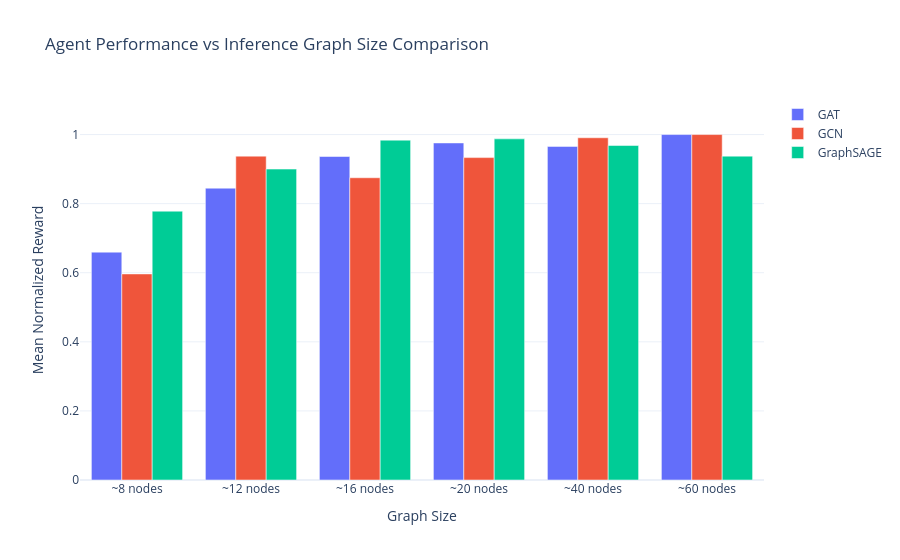

Notebook source saved alongside this figure:
### Code cell
# Performance vs Graph Size Evaluation
import plotly.graph_objects as go

sizes = [8, 12, 16, 20, 40, 60]
eval_results = {}

config = ExperimentConfig()
# Increase max line graph nodes dynamically to accommodate larger evaluation graphs without broadcasting errors
config.train_graph_cfg.max_line_graph_nodes = max(100, max(sizes) * 4)

for net, run_id in run_ids.items():
    print(f"Evaluating {net}...")
    res = evaluate(run_id, config, sizes)
    eval_results[net] = res

fig = go.Figure()

for net, res in eval_results.items():
    if res is None: continue
    mean_rewards = [res[s] for s in sizes]
    fig.add_trace(go.Bar(
        x=[f"~{s} nodes" for s in sizes],
        y=mean_rewards,
        name=net
    ))

fig.update_layout(
    title="Agent Performance vs Inference Graph Size Comparison",
    xaxis_title="Graph Size",
    yaxis_title="Mean Normalized Reward",
    template='plotly_white',
    barmode='group',
    yaxis=dict(range=[0, 1.1])
)
fig.show()

### Figure 1 — Plotly figure (JSON) as saved in the notebook; plotly's stock layout.template omitted (floating-point values rounded to 4 significant figures)
{"data": [{"name": "GAT", "type": "bar", "x": ["~8 nodes", "~12 nodes", "~16 nodes", "~20 nodes", "~40 nodes", "~60 nodes"], "y": [0.6596, 0.8448, 0.9364, 0.9757, 0.9657, 1]}, {"name": "GCN", "type": "bar", "x": ["~8 nodes", "~12 nodes", "~16 nodes", "~20 nodes", "~40 nodes", "~60 nodes"], "y": [0.5965, 0.9375, 0.8749, 0.9333, 0.9906, 1]}, {"name": "GraphSAGE", "type": "bar", "x": ["~8 nodes", "~12 nodes", "~16 nodes", "~20 nodes", "~40 nodes", "~60 nodes"], "y": [0.7782, 0.9, 0.9838, 0.9875, 0.9682, 0.9375]}], "layout": {"barmode": "group", "title": {"text": "Agent Performance vs Inference Graph Size Comparison"}, "xaxis": {"title": {"text": "Graph Size"}}, "yaxis": {"range": [0, 1.1], "title": {"text": "Mean Normalized Reward"}}}}
